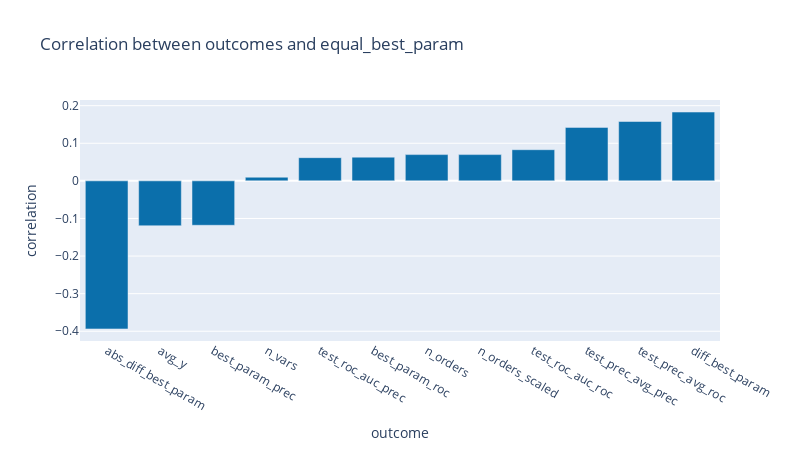

Write notebook code for a chart like this one.
### Markdown cell above
<a id='reference3'></a>

### Code cell
# Correlation between outcomes and the equality of best hyper-parameter:
corr_plot = LR_grid_search.drop('store_id',
                                axis=1).corr()[['equal_best_param']].sort_values('equal_best_param').iloc[0:-1]
corr_plot.index.name = 'x'
corr_plot.reset_index(inplace=True)

px.bar(data_frame=corr_plot, x='x', y='equal_best_param',
       color_discrete_sequence=['#0b6fab'],
       width=800, height=450,
       labels={'equal_best_param': 'correlation', 'x': 'outcome'},
       title='Correlation between outcomes and equal_best_param')

### Figure 1 — Plotly figure (JSON) as saved in the notebook; plotly's stock layout.template omitted (floating-point values rounded to 4 significant figures)
{"data": [{"alignmentgroup": "True", "hovertemplate": "outcome=%{x}<br>correlation=%{y}<extra></extra>", "legendgroup": "", "marker": {"color": "#0b6fab"}, "name": "", "offsetgroup": "", "orientation": "v", "showlegend": false, "textposition": "auto", "type": "bar", "x": ["abs_diff_best_param", "avg_y", "best_param_prec", "n_vars", "test_roc_auc_prec", "best_param_roc", "n_orders", "n_orders_scaled", "test_roc_auc_roc", "test_prec_avg_prec", "test_prec_avg_roc", "diff_best_param"], "xaxis": "x", "y": [-0.3939, -0.1194, -0.1181, 0.009722, 0.06172, 0.06307, 0.06987, 0.06987, 0.08289, 0.1423, 0.1579, 0.1831], "yaxis": "y"}], "layout": {"barmode": "relative", "height": 450, "legend": {"tracegroupgap": 0}, "title": {"text": "Correlation between outcomes and equal_best_param"}, "width": 800, "xaxis": {"anchor": "y", "domain": [0, 1], "title": {"text": "outcome"}}, "yaxis": {"anchor": "x", "domain": [0, 1], "title": {"text": "correlation"}}}}
